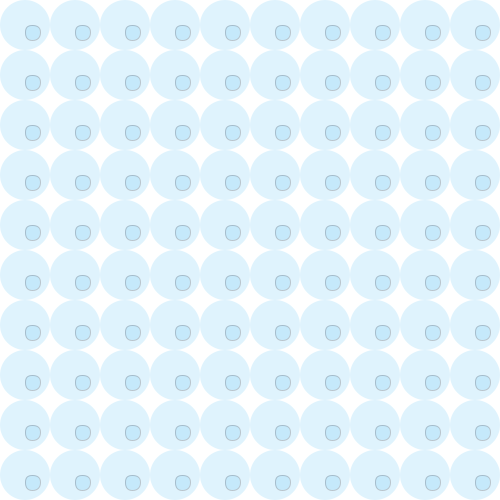
Frame 1 (no input)
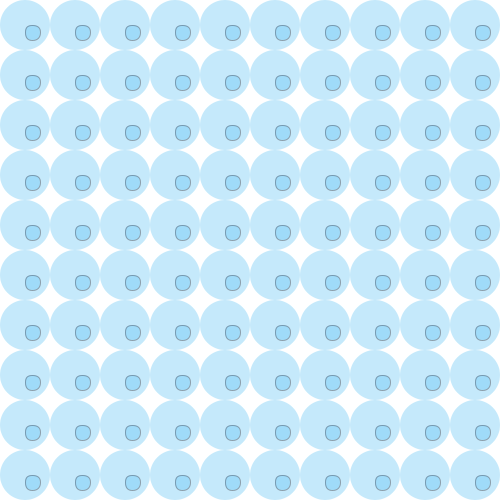
Frame 2 (the mouse pressed at the canvas centre, redrawn once)

The Processing sketch that drew these frames (run headless with seeded random() and noise(); the mouse was pressed at the canvas centre and the sketch redrawn once):

// Processing sketch: processing_84814
// ── processing_84814.pde

void setup()
{
  size(500, 500);
  background(255);
  noStroke();
  smooth();
}

void draw()
{


  //la boucle for
  //FAIRE UNE LIGNE HORIZONTALE
  /*for(int posx=25; posx<=475; posx=posx+50)
   {
   ellipse(posx,25,50,50);*/

  //FAIRE UNE LIGNE VERTICALE
  /*for(int posy=25; posy<=475; posy=posy+50)
   {
   ellipse(25,posy,50,50);
   }*/


  //TRAME ROND ROUGE ET CARRE FONCE
  for (int posx=25; posx<=475; posx=posx+50)
    for (int posy=25; posy<=475; posy=posy+50)
    {  

      noFill();
      noStroke();

      fill(91,195,245,50);
      ellipse(posx, posy, 50, 50);
      
      stroke(33, 5, 5,50);
      rect(posx, posy, 15,15,25,25,90,90);
    }
  noLoop();
}
